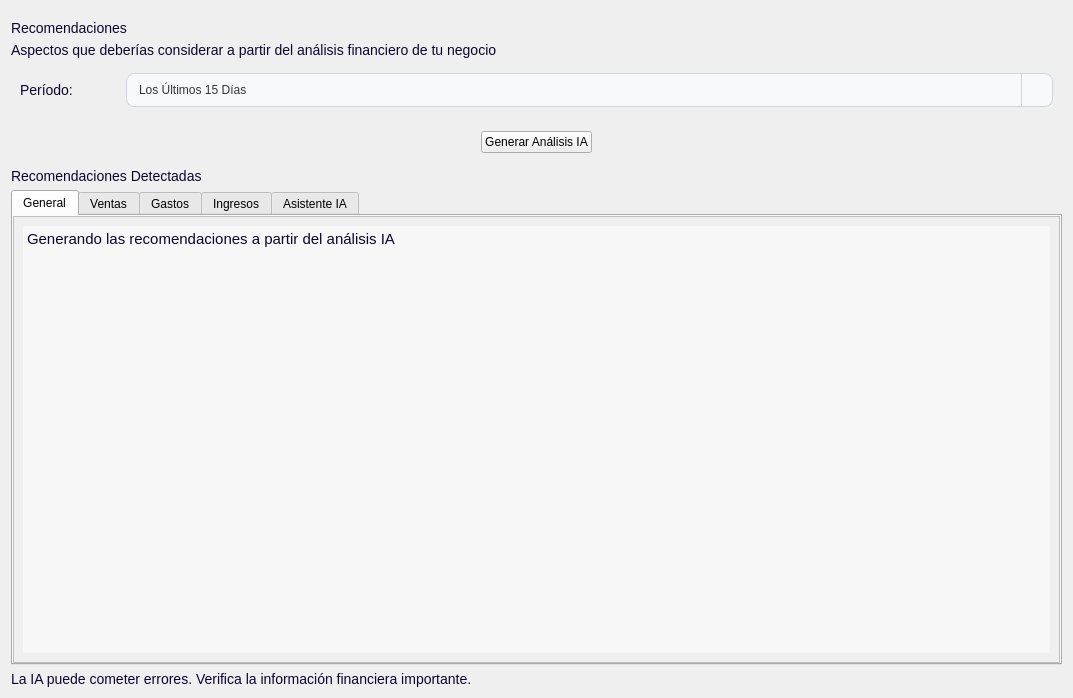
<?xml version="1.0" encoding="UTF-8"?>
<ui version="4.0">
 <class>Recomendaciones</class>
 <widget class="QWidget" name="Recomendaciones">
  <property name="geometry">
   <rect>
    <x>0</x>
    <y>0</y>
    <width>1073</width>
    <height>698</height>
   </rect>
  </property>
  <property name="windowTitle">
   <string>Form</string>
  </property>
  <property name="styleSheet">
   <string notr="true">QTextBrowser {
    background-color: transparent;
    border: none;
    padding: 0px;
    margin: 0px;
    font-size: 14px;
    color: #0E042F;
    selection-background-color: #46315c; /* Opcional: color de resaltado al seleccionar texto */
    selection-color: #ffffff;
}
QFrame[carta=&quot;Dashboard&quot;] {
    background-color: #FFFFFF;
    border: 1px solid #E4E0EA;
    border-radius: 12px;
}
#CargarDatos{
background-color:#f7f7f7;
}
QFrame{
background-color:#f7f7f7;
}

/*
-----------------------------------------------------------------------------------------------------
Textos
-----------------------------------------------------------------------------------------------------*/
QLabel{
background-color: transparent;
font-size: 14px;
color: #0E042F;
}
QLabel[texto=&quot;InputTexto&quot;]{
font-size: 16px;
font-weight: bold;
}
QLabel[texto=&quot;TituloPrincipal&quot;]{
font-size:20px;
font-weight:bold;
}
QLabel[texto=&quot;Valor&quot;]{
font-size:20px;
font-weight:bold;
}
QLabel[texto=&quot;TituloSecundario&quot;]{
font-size:18px;
font-weight:bold;
}
QLabel[texto=&quot;Descripcion&quot;]{
font-size:16px;
color: #46315c;
}
QLabel[texto=&quot;Destacado&quot;]{
font-size:16px;
color: #0E042F;
font-weight: bold;
}


/*Botones*/
/* --- BOTÓN PRIMARIO --- */

QPushButton[boton=&quot;Primario&quot;] {
    border-radius: 10px;
    background-color: #5D38BB;
    font-weight: bold;
    color: #F7F7F7;
    font-size: 12pt;
    min-height: 40px;
    padding-left: 20px;
    padding-right: 20px;
}

QPushButton[boton=&quot;Primario&quot;]:hover {
    background-color: #744BCC;
}

QPushButton[boton=&quot;Primario&quot;]:pressed {
    background-color: #472A8F;
}

/* --- BOTÓN SECUNDARIO --- */

QPushButton[boton=&quot;Secundario&quot;] {
    border-radius: 10px;
    background-color: rgba(161, 147, 204, 0.7);
    font-weight: bold;
    color: #5D38BB;
    font-size: 18px;
    min-height: 40px;
	width: 300px;
}

QPushButton[boton=&quot;Secundario&quot;]:hover {
    background-color: rgba(161, 147, 204, 0.9);
}

QPushButton[boton=&quot;Secundario&quot;]:pressed {
    background-color: rgba(131, 117, 174, 0.9);
}
QPushButton[boton=&quot;Secundario&quot;]:disabled {
    /* Mantiene el fondo pero con una opacidad muy baja (más transparente) */
    background-color: rgba(161, 147, 204, 0.25); 
    
    /* Un color morado grisáceo y apagado */
    color: #9C8EB9; 
    
    /* Opcional: elimina cualquier borde si lo hubiera, o asegura que se vea plano */
    border: none; 
}
/* --- ESTILO DEL QCOMBOBOX --- */
/* --- ESTADO BASE --- */
QLineEdit, QDateEdit, QPlainTextEdit, QComboBox {
    background-color: #F8F9FA; 
    border: 1px solid #D1D5DB; 
    border-radius: 8px;     
    padding: 8px 12px;         
    color: #333333;          
}

/* --- CUANDO EL MOUSE ESTÁ ENCIMA (HOVER) --- */
QLineEdit:hover, QDateEdit:hover, QPlainTextEdit:hover, QComboBox:hover {
    border: 1px solid #9CA3AF;
    background-color: #F3F4F6;
}

/* --- CUANDO TIENE EL FOCO / SE ESTÁ ESCRIBIENDO (FOCUS) --- */
QLineEdit:focus, QDateEdit:focus, QPlainTextEdit:focus, QComboBox:focus {
    border: 2px solid #744bcc;
    background-color: #FFFFFF;
}

/* --- CUANDO EL CAMPO ESTÁ DESHABILITADO (DISABLED) --- */
QLineEdit:disabled, QDateEdit:disabled, QPlainTextEdit:disabled, QComboBox:disabled {
    background-color: #E5E7EB;
    color: #9CA3AF;
    border: 1px solid #D1D5DB;
}

/* --- ESTILO ESPECÍFICO PARA EL BOTÓN DE FLECHA EN QDATEEDIT --- */
QDateEdit::drop-down {
    subcontrol-origin: padding;
    subcontrol-position: top right;
    width: 20px;
    border-left-width: 1px;
    border-left-color: #D1D5DB;
    border-left-style: solid;
    border-top-right-radius: 8px;
    border-bottom-right-radius: 8px;
}

/* --- ESTILO DEL QCOMBOBOX --- */
QComboBox {
    background-color: #F8F9FA;
    border: 1px solid #D1D5DB;
    border-radius: 8px;
    padding: 8px 12px;
    padding-right: 30px;
    color: #333333;
}

QComboBox:hover {
    border: 1px solid #9CA3AF;
    background-color: #F3F4F6;
}

QComboBox:focus {
    border: 2px solid #744bcc;
    background-color: #FFFFFF;
}

QComboBox:disabled {
    background-color: #E5E7EB;
    color: #9CA3AF;
    border: 1px solid #D1D5DB;
}

/* --- BOTÓN DE DESPLEGAR --- */
QComboBox::drop-down {
    subcontrol-origin: padding;
    subcontrol-position: top right;
    width: 30px;
    border-left: 1px solid #D1D5DB;
    border-top-right-radius: 8px;
    border-bottom-right-radius: 8px;
}

/* --- FLECHA --- */
QComboBox::down-arrow {
    image: url(:/icons/chevron.svg);
    width: 12px;
    height: 12px;
}
/* --- LISTA DESPLEGABLE DEL QCOMBOBOX --- */
QComboBox QAbstractItemView {
    background-color: #FFFFFF;
    border: 1px solid #D1D5DB;
    border-radius: 8px;
    padding: 4px;
    color: #333333;
    selection-background-color: #744bcc;
    selection-color: #FFFFFF;
}

/* --- HOVER DE LOS ELEMENTOS DEL QCOMBOBOX --- */
QComboBox QAbstractItemView::item:hover {
    background-color: #F3F4F6;
    color: #333333;
}

</string>
  </property>
  <layout class="QVBoxLayout" name="verticalLayout">
   <property name="topMargin">
    <number>20</number>
   </property>
   <item>
    <widget class="QLabel" name="lblTitulo">
     <property name="maximumSize">
      <size>
       <width>16777215</width>
       <height>50</height>
      </size>
     </property>
     <property name="text">
      <string>Recomendaciones</string>
     </property>
     <property name="texto" stdset="0">
      <string>TituloPrincipal</string>
     </property>
    </widget>
   </item>
   <item>
    <widget class="QLabel" name="lblDescripcion">
     <property name="maximumSize">
      <size>
       <width>16777215</width>
       <height>50</height>
      </size>
     </property>
     <property name="text">
      <string>Aspectos que deberías considerar a partir del análisis financiero de tu negocio</string>
     </property>
     <property name="texto" stdset="0">
      <string>Descripcion</string>
     </property>
    </widget>
   </item>
   <item>
    <widget class="QWidget" name="widget_7" native="true">
     <layout class="QHBoxLayout" name="horizontalLayout_5">
      <item>
       <widget class="QLabel" name="label_17">
        <property name="maximumSize">
         <size>
          <width>100</width>
          <height>16777215</height>
         </size>
        </property>
        <property name="text">
         <string>Período:</string>
        </property>
        <property name="texto" stdset="0">
         <string>Destacado</string>
        </property>
       </widget>
      </item>
      <item>
       <widget class="QComboBox" name="periodo">
        <item>
         <property name="text">
          <string>Los Últimos 15 Días</string>
         </property>
        </item>
        <item>
         <property name="text">
          <string>Este Mes</string>
         </property>
        </item>
        <item>
         <property name="text">
          <string>Los Últimos 3 Meses</string>
         </property>
        </item>
        <item>
         <property name="text">
          <string>Último Año</string>
         </property>
        </item>
       </widget>
      </item>
     </layout>
    </widget>
   </item>
   <item>
    <widget class="QWidget" name="widget_2" native="true">
     <layout class="QHBoxLayout" name="horizontalLayout_2">
      <item>
       <spacer name="horizontalSpacer">
        <property name="orientation">
         <enum>Qt::Horizontal</enum>
        </property>
        <property name="sizeHint" stdset="0">
         <size>
          <width>40</width>
          <height>20</height>
         </size>
        </property>
       </spacer>
      </item>
      <item>
       <widget class="QPushButton" name="generarAnalisis">
        <property name="text">
         <string>Generar Análisis IA</string>
        </property>
        <property name="boton" stdset="0">
         <string>Secundario</string>
        </property>
       </widget>
      </item>
      <item>
       <spacer name="horizontalSpacer_2">
        <property name="orientation">
         <enum>Qt::Horizontal</enum>
        </property>
        <property name="sizeHint" stdset="0">
         <size>
          <width>40</width>
          <height>20</height>
         </size>
        </property>
       </spacer>
      </item>
     </layout>
    </widget>
   </item>
   <item>
    <widget class="QLabel" name="label_2">
     <property name="text">
      <string>Recomendaciones Detectadas</string>
     </property>
     <property name="texto" stdset="0">
      <string>TituloSecundario</string>
     </property>
    </widget>
   </item>
   <item>
    <widget class="QTabWidget" name="tabWidget">
     <property name="styleSheet">
      <string notr="true">QTabWidget {
		background-color:#f7f7f7;
    }
QTabWidget::pane {
    border: none;
    background-color: #f7f7f7;
}
QTabWidget &gt; QWidget {
    background-color: #f7f7f7;
}
QTabBar::tab {
    background: #F1EFF6;
    color: #46315c;

    padding: 10px 28px;

    border: none;
    border-radius: 8px;

    margin-right: 6px;
	min-width: 50px; 
    font-family: &quot;Manrope&quot;;
    font-size: 14px;
    font-weight: 600;
}

QTabBar::tab:hover {
    background: #E8E5F0;
    color: #16094C;
}

QTabBar::tab:selected {
    background: #16094C;
    color: white;
}


/* --- GASTOS / PRIORIDAD ALTA --- */
QLabel[badge=&quot;prioridad-alta&quot;] {
    background-color: #FEECEB; /* Fondo rojizo suave */
    color: #D9383A;            /* Texto rojo oscuro */
    border-radius: 10px;       /* Bordes redondeados */
    padding: 2px 10px;         /* Espaciado interno */
    font-weight: bold;
}

/* --- OPORTUNIDAD --- */
QLabel[badge=&quot;oportunidad&quot;] {
    background-color: #FFF9E6; /* Fondo amarillo/dorado suave */
    color: #B27B00;            /* Texto dorado oscuro */
    border-radius: 10px;
    padding: 2px 10px;
    font-weight: bold;
}

/* --- INFORMATIVA --- */
QLabel[badge=&quot;informativa&quot;] {
    background-color: #EBF3FE; /* Fondo azul suave */
    color: #1D63CB;            /* Texto azul oscuro */
    border-radius: 10px;
    padding: 2px 10px;
    font-weight: bold;
}
/* --- CATEGORÍA (Gastos / Ventas) --- */
QLabel[badge=&quot;categoria&quot;] {
    background-color: #EDE9FE; /* Fondo morado/lavanda muy suave */
    color: #4F46E5;            /* Texto morado oscuro/índigo */
    border-radius: 10px;       /* Bordes redondeados */
    padding: 2px 10px;         /* Espaciado interno */
    font-weight: bold;         /* Texto en negrita */
}

/* =========================================
   SCROLL AREAS - RECOMENDACIONES
========================================= */

QScrollArea#scrollAreaTodos,
QScrollArea#scrollAreaVentas,
QScrollArea#scrollAreaGastos,
QScrollArea#scrollAreaIngresos,
QScrollArea#scrollAreaAgente,
QScrollArea {
    background-color: #F7F7F7;
    border: none;
}

/* Contenedores internos */
QWidget#scrollAreaWidgetContentsTodos,
QWidget#scrollAreaWidgetContentsVentas,
QWidget#scrollAreaWidgetContentsGastos,
QWidget#scrollAreaWidgetContentsIngresos,
QWidget#scrollAreaWidgetContentsAgentes {
    background-color: #F7F7F7;
    border: none;
}

/* Barra vertical */
QScrollBar:vertical {
    background-color: transparent;
    width: 8px;
    margin: 3px 2px;
    border: none;
}

/* Control de desplazamiento */
QScrollBar::handle:vertical {
    background-color: #B8A9C9;
    min-height: 35px;
    border-radius: 4px;
}

QScrollBar::handle:vertical:hover {
    background-color: #927DAA;
}

QScrollBar::handle:vertical:pressed {
    background-color: #735D8C;
}

/* Ocultar botones de desplazamiento */
QScrollBar::add-line:vertical,
QScrollBar::sub-line:vertical {
    height: 0px;
    border: none;
}

/* Espacios de la barra */
QScrollBar::add-page:vertical,
QScrollBar::sub-page:vertical {
    background: transparent;
}

/* Desactivar barra horizontal */
QScrollBar:horizontal {
    height: 0px;
    border: none;
}
</string>
     </property>
     <property name="currentIndex">
      <number>0</number>
     </property>
     <widget class="QWidget" name="TodasTab">
      <attribute name="title">
       <string>General</string>
      </attribute>
      <layout class="QVBoxLayout" name="verticalLayout_6">
       <property name="leftMargin">
        <number>0</number>
       </property>
       <property name="topMargin">
        <number>0</number>
       </property>
       <property name="rightMargin">
        <number>0</number>
       </property>
       <property name="bottomMargin">
        <number>0</number>
       </property>
       <item>
        <widget class="QScrollArea" name="scrollAreaTodos">
         <property name="widgetResizable">
          <bool>true</bool>
         </property>
         <widget class="QWidget" name="scrollAreaWidgetContentsTodos">
          <property name="geometry">
           <rect>
            <x>0</x>
            <y>0</y>
            <width>1055</width>
            <height>408</height>
           </rect>
          </property>
          <layout class="QVBoxLayout" name="verticalLayout_7">
           <item>
            <widget class="QTextBrowser" name="lblTodas">
             <property name="styleSheet">
              <string notr="true"/>
             </property>
             <property name="html">
              <string>&lt;!DOCTYPE HTML PUBLIC &quot;-//W3C//DTD HTML 4.0//EN&quot; &quot;http://www.w3.org/TR/REC-html40/strict.dtd&quot;&gt;
&lt;html&gt;&lt;head&gt;&lt;meta name=&quot;qrichtext&quot; content=&quot;1&quot; /&gt;&lt;style type=&quot;text/css&quot;&gt;
p, li { white-space: pre-wrap; }
&lt;/style&gt;&lt;/head&gt;&lt;body style=&quot; font-family:'MS Shell Dlg 2'; font-size:14px; font-weight:400; font-style:normal;&quot;&gt;
&lt;p style=&quot; margin-top:0px; margin-bottom:0px; margin-left:0px; margin-right:0px; -qt-block-indent:0; text-indent:0px;&quot;&gt;&lt;span style=&quot; font-size:15px;&quot;&gt;Generando las recomendaciones a partir del análisis IA&lt;/span&gt;&lt;/p&gt;
&lt;p style=&quot;-qt-paragraph-type:empty; margin-top:0px; margin-bottom:0px; margin-left:0px; margin-right:0px; -qt-block-indent:0; text-indent:0px;&quot;&gt;&lt;br /&gt;&lt;/p&gt;&lt;/body&gt;&lt;/html&gt;</string>
             </property>
            </widget>
           </item>
          </layout>
         </widget>
        </widget>
       </item>
      </layout>
     </widget>
     <widget class="QWidget" name="VentasTab">
      <attribute name="title">
       <string>Ventas</string>
      </attribute>
      <layout class="QVBoxLayout" name="verticalLayout_2">
       <item>
        <widget class="QScrollArea" name="scrollAreaVentas">
         <property name="widgetResizable">
          <bool>true</bool>
         </property>
         <widget class="QWidget" name="scrollAreaWidgetContentsVentas">
          <property name="geometry">
           <rect>
            <x>0</x>
            <y>0</y>
            <width>74</width>
            <height>77</height>
           </rect>
          </property>
          <layout class="QVBoxLayout" name="verticalLayout_9">
           <item>
            <widget class="QTextBrowser" name="lblVentas">
             <property name="html">
              <string>&lt;!DOCTYPE HTML PUBLIC &quot;-//W3C//DTD HTML 4.0//EN&quot; &quot;http://www.w3.org/TR/REC-html40/strict.dtd&quot;&gt;
&lt;html&gt;&lt;head&gt;&lt;meta name=&quot;qrichtext&quot; content=&quot;1&quot; /&gt;&lt;style type=&quot;text/css&quot;&gt;
p, li { white-space: pre-wrap; }
&lt;/style&gt;&lt;/head&gt;&lt;body style=&quot; font-family:'MS Shell Dlg 2'; font-size:14px; font-weight:400; font-style:normal;&quot;&gt;
&lt;p style=&quot; margin-top:0px; margin-bottom:0px; margin-left:0px; margin-right:0px; -qt-block-indent:0; text-indent:0px;&quot;&gt;&lt;span style=&quot; font-size:15px;&quot;&gt;Generando las recomendaciones a partir del análisis IA&lt;/span&gt;&lt;/p&gt;
&lt;p style=&quot;-qt-paragraph-type:empty; margin-top:0px; margin-bottom:0px; margin-left:0px; margin-right:0px; -qt-block-indent:0; text-indent:0px;&quot;&gt;&lt;br /&gt;&lt;/p&gt;&lt;/body&gt;&lt;/html&gt;</string>
             </property>
            </widget>
           </item>
          </layout>
         </widget>
        </widget>
       </item>
      </layout>
     </widget>
     <widget class="QWidget" name="GastosTab">
      <attribute name="title">
       <string>Gastos</string>
      </attribute>
      <layout class="QVBoxLayout" name="verticalLayout_10">
       <property name="leftMargin">
        <number>0</number>
       </property>
       <property name="topMargin">
        <number>0</number>
       </property>
       <property name="rightMargin">
        <number>0</number>
       </property>
       <property name="bottomMargin">
        <number>0</number>
       </property>
       <item>
        <widget class="QScrollArea" name="scrollAreaGastos">
         <property name="widgetResizable">
          <bool>true</bool>
         </property>
         <widget class="QWidget" name="scrollAreaWidgetContentsGastos">
          <property name="geometry">
           <rect>
            <x>0</x>
            <y>0</y>
            <width>92</width>
            <height>77</height>
           </rect>
          </property>
          <layout class="QVBoxLayout" name="verticalLayout_4">
           <item>
            <widget class="QTextBrowser" name="lblGasto">
             <property name="html">
              <string>&lt;!DOCTYPE HTML PUBLIC &quot;-//W3C//DTD HTML 4.0//EN&quot; &quot;http://www.w3.org/TR/REC-html40/strict.dtd&quot;&gt;
&lt;html&gt;&lt;head&gt;&lt;meta name=&quot;qrichtext&quot; content=&quot;1&quot; /&gt;&lt;style type=&quot;text/css&quot;&gt;
p, li { white-space: pre-wrap; }
&lt;/style&gt;&lt;/head&gt;&lt;body style=&quot; font-family:'MS Shell Dlg 2'; font-size:14px; font-weight:400; font-style:normal;&quot;&gt;
&lt;p style=&quot; margin-top:0px; margin-bottom:0px; margin-left:0px; margin-right:0px; -qt-block-indent:0; text-indent:0px;&quot;&gt;&lt;span style=&quot; font-size:15px;&quot;&gt;Generando las recomendaciones a partir del análisis IA&lt;/span&gt;&lt;/p&gt;
&lt;p style=&quot;-qt-paragraph-type:empty; margin-top:0px; margin-bottom:0px; margin-left:0px; margin-right:0px; -qt-block-indent:0; text-indent:0px;&quot;&gt;&lt;br /&gt;&lt;/p&gt;&lt;/body&gt;&lt;/html&gt;</string>
             </property>
            </widget>
           </item>
          </layout>
         </widget>
        </widget>
       </item>
      </layout>
     </widget>
     <widget class="QWidget" name="IngresosTab">
      <attribute name="title">
       <string>Ingresos</string>
      </attribute>
      <layout class="QVBoxLayout" name="verticalLayout_5">
       <item>
        <widget class="QScrollArea" name="scrollAreaIngresos">
         <property name="widgetResizable">
          <bool>true</bool>
         </property>
         <widget class="QWidget" name="scrollAreaWidgetContentsIngresos">
          <property name="geometry">
           <rect>
            <x>0</x>
            <y>0</y>
            <width>74</width>
            <height>77</height>
           </rect>
          </property>
          <layout class="QVBoxLayout" name="verticalLayout_12">
           <item>
            <widget class="QTextBrowser" name="lblIngreso">
             <property name="html">
              <string>&lt;!DOCTYPE HTML PUBLIC &quot;-//W3C//DTD HTML 4.0//EN&quot; &quot;http://www.w3.org/TR/REC-html40/strict.dtd&quot;&gt;
&lt;html&gt;&lt;head&gt;&lt;meta name=&quot;qrichtext&quot; content=&quot;1&quot; /&gt;&lt;style type=&quot;text/css&quot;&gt;
p, li { white-space: pre-wrap; }
&lt;/style&gt;&lt;/head&gt;&lt;body style=&quot; font-family:'MS Shell Dlg 2'; font-size:14px; font-weight:400; font-style:normal;&quot;&gt;
&lt;p style=&quot; margin-top:0px; margin-bottom:0px; margin-left:0px; margin-right:0px; -qt-block-indent:0; text-indent:0px;&quot;&gt;&lt;span style=&quot; font-size:15px;&quot;&gt;Generando las recomendaciones a partir del análisis IA&lt;/span&gt;&lt;/p&gt;
&lt;p style=&quot;-qt-paragraph-type:empty; margin-top:0px; margin-bottom:0px; margin-left:0px; margin-right:0px; -qt-block-indent:0; text-indent:0px;&quot;&gt;&lt;br /&gt;&lt;/p&gt;&lt;/body&gt;&lt;/html&gt;</string>
             </property>
            </widget>
           </item>
          </layout>
         </widget>
        </widget>
       </item>
      </layout>
     </widget>
     <widget class="QWidget" name="AgenteTab">
      <attribute name="title">
       <string>Asistente IA</string>
      </attribute>
      <layout class="QVBoxLayout" name="verticalLayout_3">
       <item>
        <widget class="QWidget" name="widget" native="true">
         <layout class="QHBoxLayout" name="horizontalLayout">
          <item>
           <widget class="QLineEdit" name="lineEdit">
            <property name="placeholderText">
             <string>Realiza una pregunta</string>
            </property>
           </widget>
          </item>
          <item>
           <widget class="QPushButton" name="pushButton">
            <property name="text">
             <string>Realizar</string>
            </property>
            <property name="boton" stdset="0">
             <string>Secundario</string>
            </property>
           </widget>
          </item>
         </layout>
        </widget>
       </item>
       <item>
        <widget class="QScrollArea" name="scrollAreaAgente">
         <property name="widgetResizable">
          <bool>true</bool>
         </property>
         <widget class="QWidget" name="scrollAreaWidgetContentsAgentes">
          <property name="geometry">
           <rect>
            <x>0</x>
            <y>0</y>
            <width>1037</width>
            <height>326</height>
           </rect>
          </property>
          <layout class="QVBoxLayout" name="verticalLayout_8">
           <item>
            <widget class="QTextBrowser" name="lblAgente">
             <property name="html">
              <string>&lt;!DOCTYPE HTML PUBLIC &quot;-//W3C//DTD HTML 4.0//EN&quot; &quot;http://www.w3.org/TR/REC-html40/strict.dtd&quot;&gt;
&lt;html&gt;&lt;head&gt;&lt;meta name=&quot;qrichtext&quot; content=&quot;1&quot; /&gt;&lt;style type=&quot;text/css&quot;&gt;
p, li { white-space: pre-wrap; }
&lt;/style&gt;&lt;/head&gt;&lt;body style=&quot; font-family:'MS Shell Dlg 2'; font-size:14px; font-weight:400; font-style:normal;&quot;&gt;
&lt;p style=&quot; margin-top:0px; margin-bottom:0px; margin-left:0px; margin-right:0px; -qt-block-indent:0; text-indent:0px;&quot;&gt;&lt;span style=&quot; font-size:15px;&quot;&gt;Generando las recomendaciones a partir del análisis IA&lt;/span&gt;&lt;/p&gt;
&lt;p style=&quot;-qt-paragraph-type:empty; margin-top:0px; margin-bottom:0px; margin-left:0px; margin-right:0px; -qt-block-indent:0; text-indent:0px;&quot;&gt;&lt;br /&gt;&lt;/p&gt;&lt;/body&gt;&lt;/html&gt;</string>
             </property>
            </widget>
           </item>
          </layout>
         </widget>
        </widget>
       </item>
      </layout>
     </widget>
    </widget>
   </item>
   <item>
    <widget class="QLabel" name="label">
     <property name="styleSheet">
      <string notr="true">qproperty-alignment: 'AlignHCenter | AlignVCenter';</string>
     </property>
     <property name="text">
      <string>La IA puede cometer errores. Verifica la información financiera importante.</string>
     </property>
    </widget>
   </item>
  </layout>
 </widget>
 <resources>
  <include location="../../../resources/resources.qrc"/>
  <include location="../../../resources/resources.qrc"/>
 </resources>
 <connections/>
</ui>
